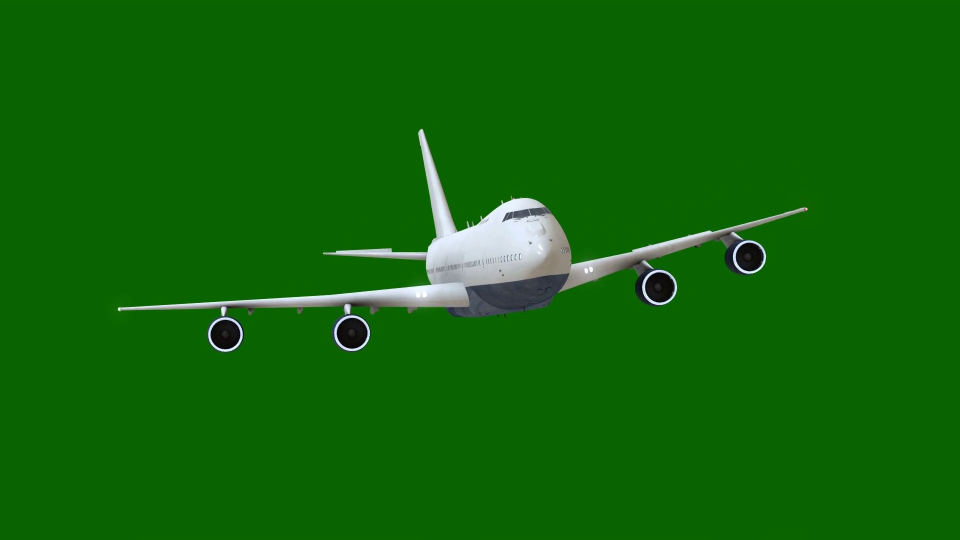
#> input picture A1_resources/Q2/plane.png, 1920 x 1080 px (shown at 1/2 size)
$ jupyter execute --allow-errors Q2.ipynb
#> lines starting #> are read from the running program, lines starting #| are printed output that depends on the picture
[cell 1]
import sys, math, os
from skimage import data, io, filters, color, img_as_ubyte, transform
import matplotlib.pyplot as plt
import numpy as np
from skimage.io import imread, imshow
from skimage.color import rgb2gray
from collections import defaultdict
from scipy import misc
from math import sqrt

Part 1:

[cell 2]
def ChromaKey(fg, bg, keyColor, limit):
    res = np.zeros(fg.shape, dtype=np.uint8)
    for row in range(fg.shape[0]):
        for col in range(fg.shape[1]):
            dist_r = ((fg[row][col][0] - keyColor[0]) ** 2) * 2
            dist_g = ((fg[row][col][1] - keyColor[1]) ** 2) * 4
            dist_b = ((fg[row][col][2] - keyColor[2]) ** 2) * 3
            color_dist = math.sqrt( (dist_r + dist_g + dist_b) / 9)
            if color_dist > limit:
                res[row,col,:] = fg[row,col,:]
            else :
                res[row,col,:] = bg[row,col,:]
    temp = np.hstack((bg,fg))
    temp = np.hstack((temp,res))
    imshow(temp)

Part 2:

#> (a cell that did not finish here is left out)

Part 3:

#> (a cell that did not finish here is left out)

[cell 5]
plane_fg1 = io.imread('./A1_resources/Q2/plane.png')
#> plane_fg1 is the input picture: shape (1080, 1920, 3); mean R, G, B 15.9, 102.4, 7.8
# print(plane_fg1[0,0,:])
plane_bg1 = io.imread('./A1_resources/Q2/plane_bg.jpg')
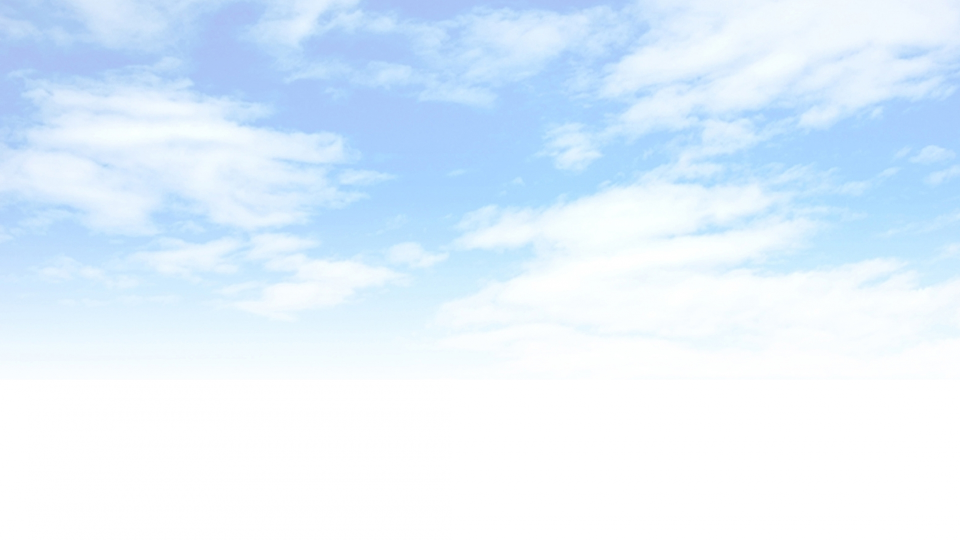
#> input picture A1_resources/Q2/plane_bg.jpg, 1920 x 1080 px (shown at 1/2 size)
#> plane_bg1 is the input picture: shape (1080, 1920, 3); mean R, G, B 223.9, 239.4, 253.4
plane_fg1 = img_as_ubyte(transform.rescale(plane_fg1, 0.25))
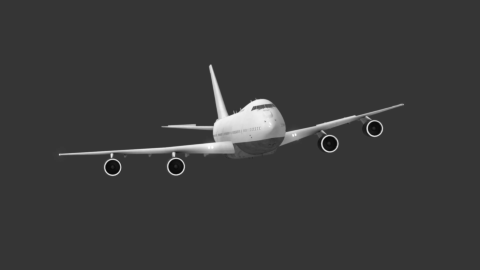
#> plane_fg1: shape (270, 480, 1); min 9, max 253, mean 57.8
plane_bg1 = img_as_ubyte(transform.rescale(plane_bg1, 0.25))[:, :, :3]
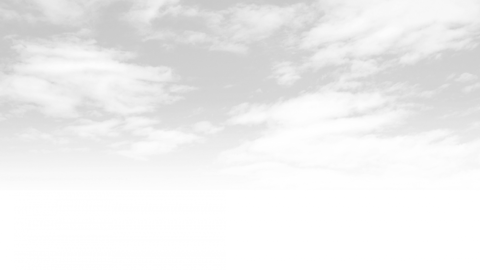
#> plane_bg1: shape (270, 480, 1); min 200, max 255, mean 239.1
#> (the rest of this cell did not finish here and is left out)

#> after the loop in ChromaKey, `for row in range(fg.shape[0]):`: res: shape (270, 480, 1); every value is 0

[cell 6]
cat_fg1 = io.imread('./A1_resources/Q2/cat.jpg')
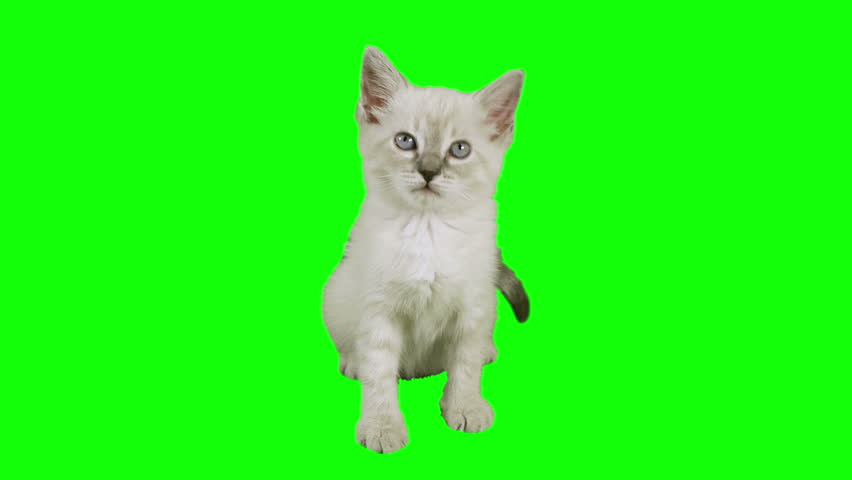
#> input picture A1_resources/Q2/cat.jpg, 852 x 480 px
#> cat_fg1 is the input picture: shape (480, 852, 3); mean R, G, B 39.6, 244.7, 28.4
# print(cat_fg1[0,0,:])
cat_bg1 = io.imread('./A1_resources/Q2/cat_bg.jpg')
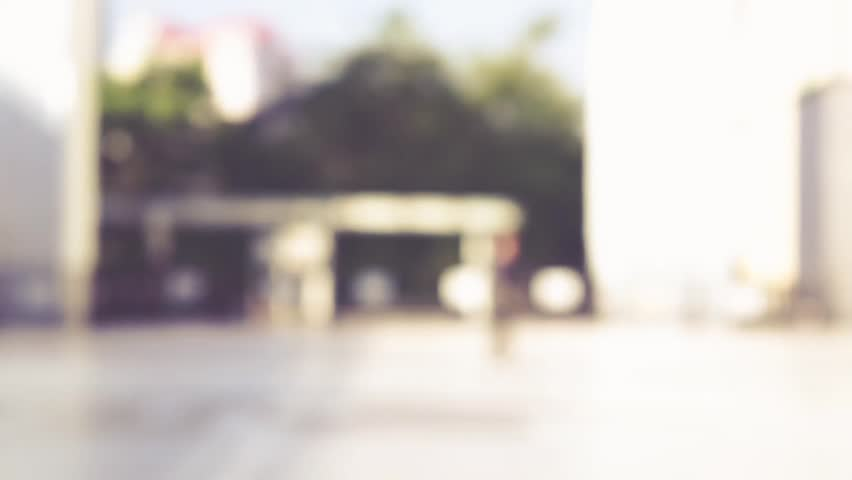
#> input picture A1_resources/Q2/cat_bg.jpg, 852 x 480 px
#> cat_bg1 is the input picture: shape (480, 852, 3); mean R, G, B 198.8, 192.6, 187.9
cat_fg1 = img_as_ubyte(transform.rescale(cat_fg1, 0.25))
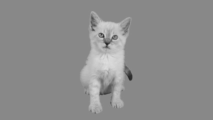
#> cat_fg1: shape (120, 213, 1); min 38, max 220, mean 140.7
cat_bg1 = img_as_ubyte(transform.rescale(cat_bg1, 0.25))[:, :, :3]
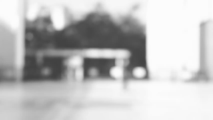
#> cat_bg1: shape (120, 213, 1); min 65, max 252, mean 193
#> (the rest of this cell did not finish here and is left out)

#> after the loop in ChromaKey, `for row in range(fg.shape[0]):`: res: shape (120, 213, 1); every value is 0
